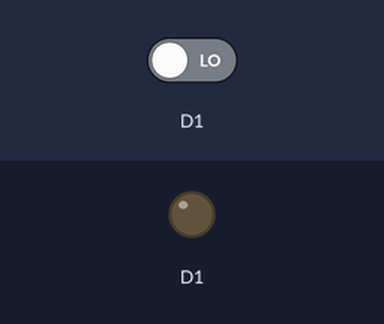
A sketch run on a simulated Arduino MKR. On the bench: output pins drawn as LEDs (lit = HIGH). The test bench sets the inputs (shaded band); at power-on: D1 LOW. WiFi joins after 1.5 s; servers stay silent unless stated; uploads are accepted with an empty reply; what the sketch prints to the serial monitor is not drawn.

Above: at 0.1 s.
At 31.6 s:
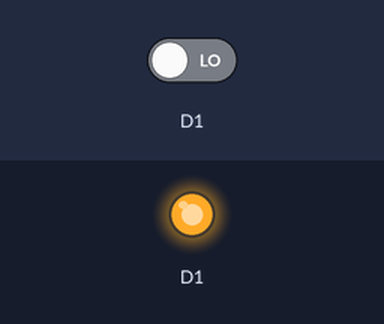
Timing chart, 0 to 33.1 s (numbered marks = the images above):
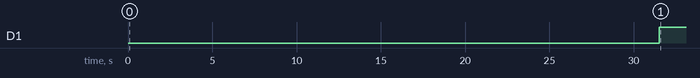

Measured:
- by itself, D1: LOW → HIGH at 31.5 s

The sketch:

DHT11.ino
```cpp
#include "DHT.h"
#include <WiFiNINA.h>
#include <SPI.h>

WiFiClient client;
DHT11 dht(1);
int status = WL_IDLE_STATUS;
String postData;

void setup() {
  // put your setup code here, to run once:
  Serial.begin(9600);

  String fv = WiFi.firmwareVersion();
  if (fv < WIFI_FIRMWARE_LATEST_VERSION) {
    Serial.println("Please upgrade the firmware");
  }

  while(status != WL_CONNECTED) {
    Serial.println("Attempting to connect to network...");
    status = WiFi.begin("SKSCR2", "Philmont19T360");
    delay(30000);
  }
}

void loop() {
  // put your main code here, to run repeatedly:
  dht.read();
//  uint8_t *ptr = dht.getBuff();
//  Serial.println("Buffer:");
//  for(int i = 0; i < 5; i++) {
//    Serial.println(*ptr);
//    ptr++;
//  }
//  Serial.println("End buffer");

  postData = "temp=" + String(dht.getTempF()) + "&humid=" + String(dht.getHumid());

  if (client.connect("192.168.1.12", 80)) {
    client.println("POST /postdata.php HTTP/1.1");
    client.println("Host: 192.168.1.12");
    client.println("Content-Type: application/x-www-form-urlencoded");
    client.print("Content-Length: ");
    client.println(postData.length());
    client.println();
    client.print(postData);
  }

  if (client.connected()) {
    client.stop();
  }

  Serial.print("Temp (°C): ");
  Serial.println(dht.getTempC());
  Serial.print("Temp (°F): ");
  Serial.println(dht.getTempF());
  Serial.print("Humidity: ");
  Serial.println(dht.getHumid());
  Serial.print("Parity byte: ");
  Serial.println(dht.getParity());

  delay(60000);
}
```

DHT.cpp
```cpp
#include "DHT.h"

DHT11::DHT11(int pin, int timeout_micros) {
    p = pin;
    t = timeout_micros;
}

int DHT11::read(void) {
    pinMode(p, OUTPUT);
    digitalWrite(p, LOW);
    delay(18);
    digitalWrite(p, HIGH);
    delayMicroseconds(40);
    pinMode(p, INPUT);

    //variable that is decremented until the sensor responds, if it hits 0, it will return a timeout error
    int timeout_start = micros();
    while(digitalRead(p) == LOW) {
        if(micros() - timeout_start > t) return -1;
    }

    timeout_start = micros();
    while(digitalRead(p) == HIGH) {
        if(micros() - timeout_start > t) return -1;
    }

    for(int i = 0; i < sizeof(buff)/sizeof(uint8_t); i++) {
        for(int j = 0; j < 8; j++) {
            timeout_start = micros();
            while(digitalRead(p) == LOW) {
                if(micros() - timeout_start > t) return -1;
            }

            int first_time = micros();

            timeout_start = micros();
            while(digitalRead(p) == HIGH) {
                if(micros() - timeout_start > t) return -1;
            }

            buff[i] <<= 1;
            buff[i] |= (micros() - first_time > 40) ? 1 : 0;
        }
    }

    if(buff[0] + buff[2] + buff[3] != buff[4]) return -1;

    temp = buff[2];
    humid = buff[0];

    return 0;
}

int DHT11::getTempC(void) {
    return temp;
}

int DHT11::getTempF(void) {
    return (int) ((double) temp * 9.0 / 5.0) + 32;
}

int DHT11::getHumid(void) {
  return humid;
}

int DHT11::getParity(void) {
  return buff[4];
}

uint8_t* DHT11::getBuff(void) {
  return buff;
}
```

DHT.h
```cpp
#ifndef _DHT
#define _DHT

#include <stdint.h>
#include <Arduino.h>

class DHT11 {
    public:
        DHT11(int pin, int timeout_micros = 1000);
        int read(void);
        int getTempC(void);
        int getTempF(void);
        int getHumid(void);
        int getParity(void);
        uint8_t* getBuff(void);
    private:
        int t;
        int p;
        int temp;
        int humid;
        uint8_t buff[5];
};

#endif
```
